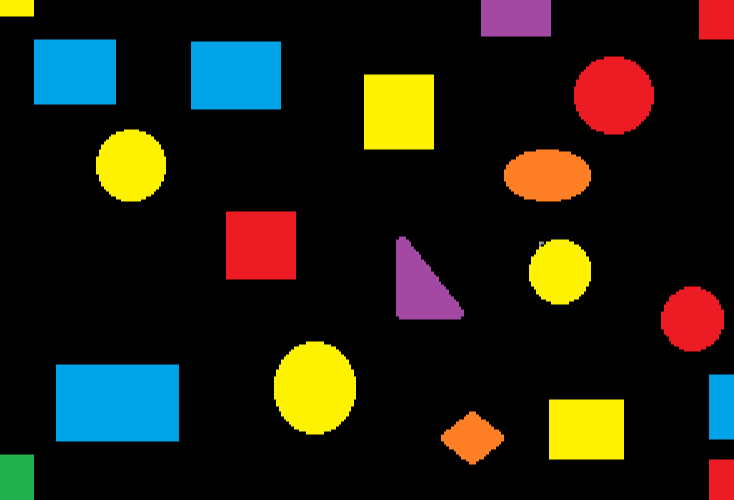
%> input picture img.PNG, 734 x 500 px
$ octave Q1.m   (GNU Octave 9; MATLAB toolbox functions it lacks are replaced by stand-ins)
%> lines starting %> are read from the running program, lines starting %| are printed output that depends on the picture; in (x1, y1, x2, y2) boxes, pixels count from 0 and x2, y2 are one past the last pixel; in counts of white or black regions, pixels touching at a corner belong together; the program's own positions count from 1
%% Part a:
% Firt Name: Sonia
% Falls in third category

% Required: Count the number of skyblue and green objects, and also to
% calculate total area covered skyblue and green objects.


img = imread('img.png');
%> img is the input picture: size 500x734x3 uint8; mean R, G, B 32.8, 30.4, 19.3

% for skyblue RGB color code is (0,162,232)
R = 0; G = 162; B = 232;

% tolerance
tol = 80;

red = (img(:,:,1) < (R+tol)) & (img(:,:,1) > (R-tol));
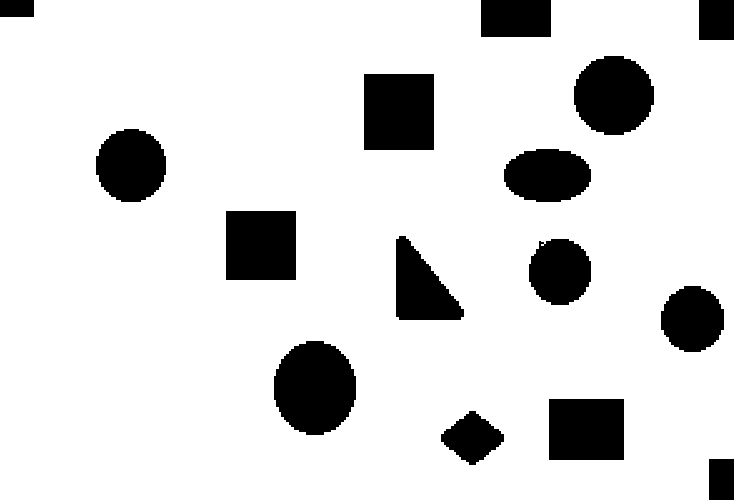
%> red: size 500x734 logical; 86.1% white; 15 black regions, largest, box (x1, y1, x2, y2) and area: (274, 341, 356, 435) 6056, (364, 74, 434, 150) 5320, (574, 56, 654, 135) 4960
green = (img(:,:,2) < (G+tol)) & (img(:,:,2) > (G-tol));
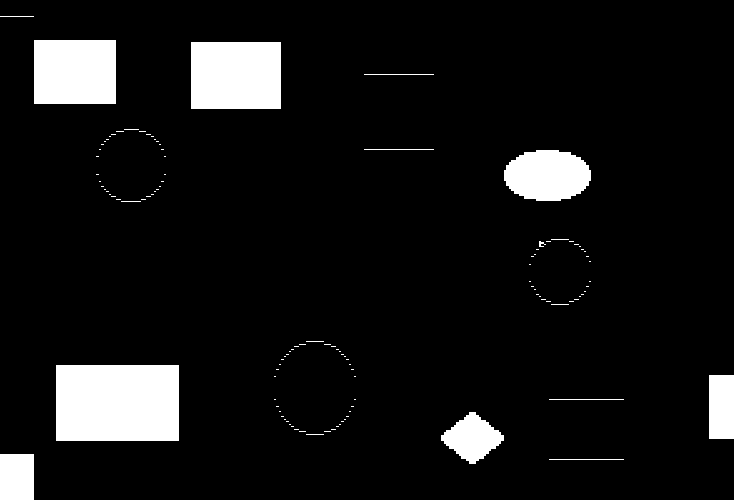
%> green: size 500x734 logical; 8.2% white; 117 white regions (103 under 20 px), largest, box (x1, y1, x2, y2) and area: (56, 365, 179, 441) 9348, (191, 42, 281, 109) 6030, (34, 40, 116, 104) 5248
blue = (img(:,:,3) < (B+tol)) & (img(:,:,3) > (B-tol));
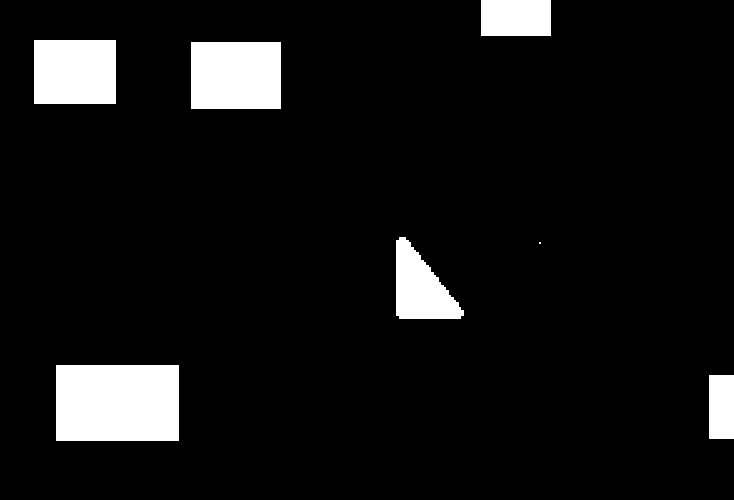
%> blue: size 500x734 logical; 7.7% white; 7 white regions (1 under 20 px), largest, box (x1, y1, x2, y2) and area: (56, 365, 179, 441) 9348, (191, 42, 281, 109) 6030, (34, 40, 116, 104) 5248, (396, 237, 464, 319) 3360, (481, 0, 551, 36) 2520, (709, 375, 734, 439) 1600

skyblue = (red & green & blue);
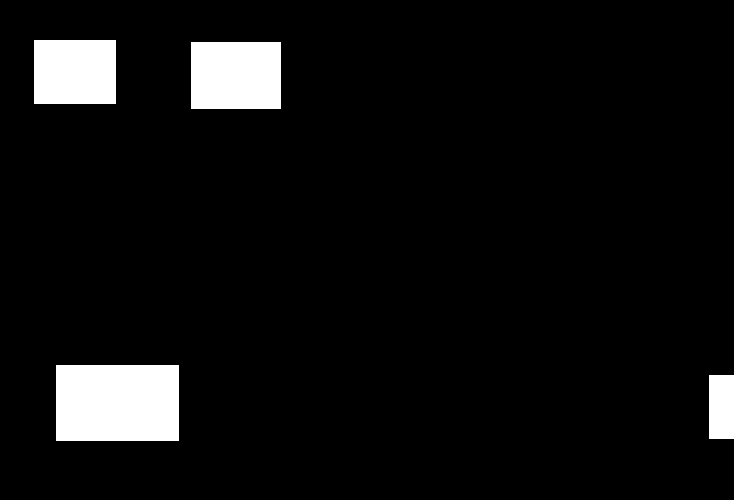
%> skyblue: size 500x734 logical; 6.1% white; 4 white regions, box (x1, y1, x2, y2) and area: (56, 365, 179, 441) 9348, (191, 42, 281, 109) 6030, (34, 40, 116, 104) 5248, (709, 375, 734, 439) 1600
disp(['Number of skyblue object = ', ...
    num2str(max(max(bwlabel(skyblue))))]);
%| Number of skyblue object = 4
disp(['Total area covered by skyblue objects = ', ...
    num2str(sum(sum(skyblue)))]);
%| Total area covered by skyblue objects = 22226

% now for green
% for skyblue RGB color code is (0,255,0)
R = 0; G = 255; B = 0;

% tolerance
tol = 80;

red = (img(:,:,1) < (R+tol)) & (img(:,:,1) > (R-tol));
green = (img(:,:,2) < (G+tol)) & (img(:,:,2) > (G-tol));
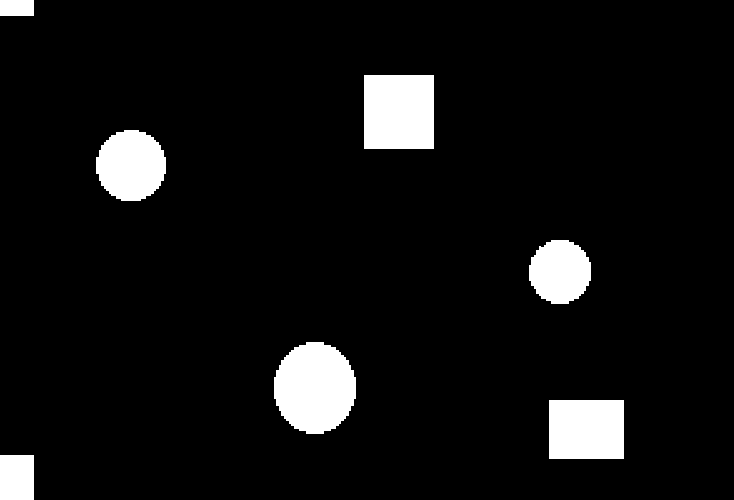
%> green: size 500x734 logical; 6.7% white; 7 white regions, largest, box (x1, y1, x2, y2) and area: (274, 342, 356, 434) 5892, (364, 75, 434, 149) 5180, (549, 400, 624, 459) 4425
blue = (img(:,:,3) < (B+tol)) & (img(:,:,3) > (B-tol));
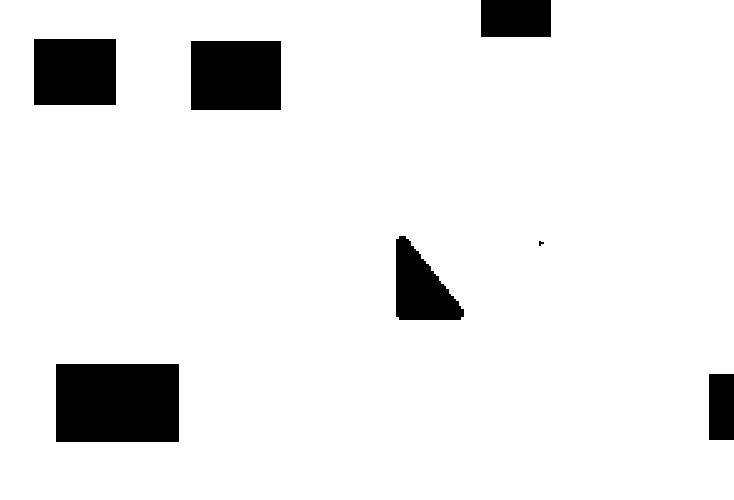
%> blue: size 500x734 logical; 92.1% white; 7 black regions (1 under 20 px), largest, box (x1, y1, x2, y2) and area: (56, 364, 179, 442) 9594, (191, 41, 281, 110) 6210, (34, 39, 116, 105) 5412, (396, 236, 464, 320) 3496, (481, 0, 551, 37) 2590, (709, 374, 734, 440) 1650

greenObj = (red & green & blue);
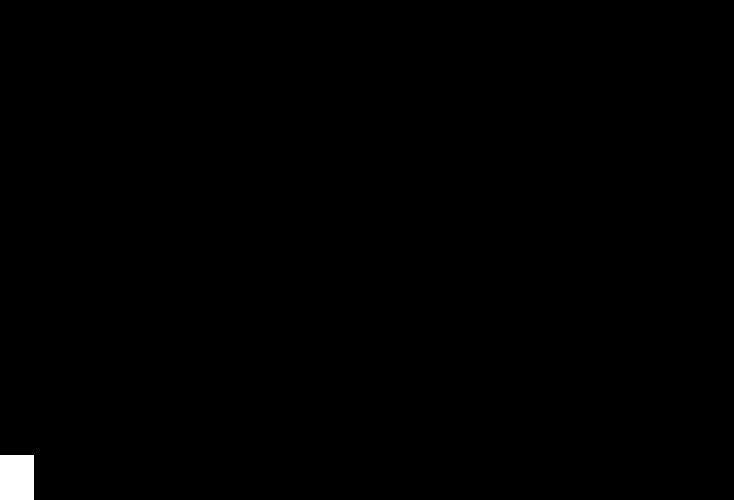
%> greenObj: size 500x734 logical; 0.42% white; 1 white region, box (x1, y1, x2, y2) and area: (0, 455, 34, 500) 1530
disp(['Number of green object = ', ...
    num2str(max(max(bwlabel(greenObj))))]);
%| Number of green object = 1
disp(['Total area covered by green objects = ', ...
    num2str(sum(sum(greenObj)))]);
%| Total area covered by green objects = 1530

%% Part b:
% We googled RGB codes for skyblue and green color.
% Then tolerance is set and kept on observing the result.
% The tolerance value of 80 gave correct result.
